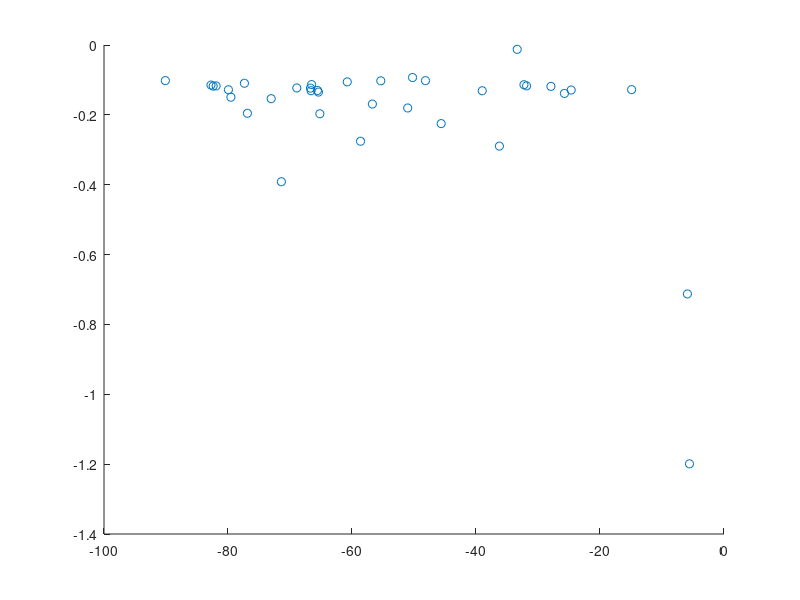
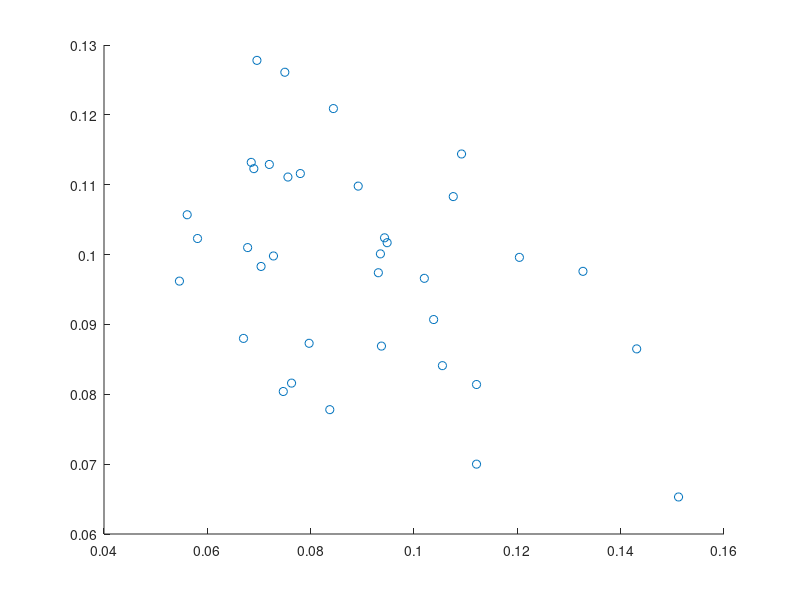

Write MATLAB code to recreate these figures, in order.
clc
clear
close all
PF = load('PF.dat');
PS = load('PS.dat');
figure(1)
scatter(PF(:,1),PF(:,2))
figure(2)
scatter(PS(:,1),PS(:,2))